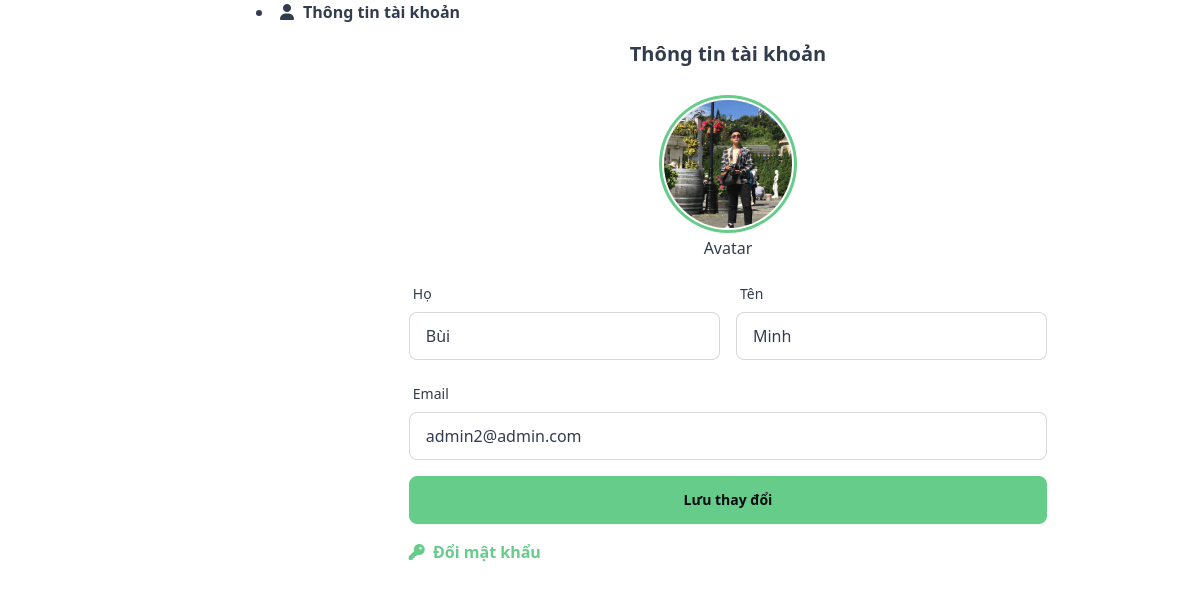
The app's page /account/ (signed in) with its own data.
### registration/models.py (models this page shows, shortened)
class UserCustom(AbstractUser):
    avatar = models.ImageField(
        upload_to="images/avatars/",
        default="default/noimage.jpg",
    )

### registration/views.py (the view, shortened to what this page needs)
# urls.py: path("account/", include("registration.urls")),
@login_required
def account(request):
    form = UpdateUserInfoForm(instance=request.user)
    ctx = {
        "form": form,
    }
    return render(request, "registration/user_info.html", ctx)

### registration/forms.py
class UpdateUserInfoForm(forms.ModelForm):
    class Meta:
        model = User
        fields = ["avatar", "last_name", "first_name", "email"]

### core/templatetags/constant_filters.py (called while the page is built)
@register.simple_tag
def get_metadata():
    return METADATA

### templates/registration/user_info.html (shortened to what this page needs)
{% extends 'base.html' %}
{% block breadcrumbs %}
  <li>
    <span class="inline-flex items-center gap-2 font-bold">
      <span class="flex items-center justify-center size-4"><i class="fa-solid fa-user"></i></span>
      Thông tin tài khoản
    </span>
  </li>
{% endblock %}
{% block content %}
  <h4 class="mb-8 text-xl font-bold text-center">Thông tin tài khoản</h4>
  <section id="sign-in">
    <div class="flex items-center justify-center">
      <form action="" method="post" enctype="multipart/form-data" class="w-full md:w-[70%] space-y-4">
        <div class="flex flex-col justify-center items-center !mt-0">
          <div class="relative avatar group">
            <div class="absolute w-32 rounded-full">
            </div>
            <div class="w-32 rounded-full ring-primary ring-offset-base-100 ring ring-offset-2">
              <img id="avatar-img" src="{{ user.avatar.url }}" />
            </div>
          </div>
          <div class="mt-2">Avatar</div>
        </div>
        <div class="grid grid-cols-2 gap-4">
          <label class="form-control">
            <div class="label">
              <span class="label-text">Họ</span>
            </div>
            <input type="text" name="last_name" value="{{ form.last_name.value }}" placeholder="Họ" class="input input-bordered" minlength="2" maxlength="150" required />
          </label>
          <label class="form-control">
            <div class="label">
              <span class="label-text">Tên</span>
            </div>
            <input type="text" name="first_name" value="{{ form.first_name.value }}" placeholder="Tên" class="input input-bordered" minlength="2" maxlength="150" required />
          </label>
        </div>
        <label class="form-control">
          <div class="label">
            <span class="label-text">Email</span>
          </div>
          <input type="text" name="email" value="{{ form.email.value }}" placeholder="Email" class="input input-bordered" maxlength="150" required />
        </label>
        <button type="submit" class="w-full btn btn-primary">Lưu thay đổi</button>
        <div class="flex">
          <label for="change-password-modal" class="font-bold cursor-pointer text-primary">
            <i class="mr-1 fa-solid fa-key"></i>
            Đổi mật khẩu
          </label>
        </div>
      </form>
    </div>
  </section>
{% endblock %}

### records on screen
UserCustom: avatar (picture), last_name "Bùi", first_name "Minh", email "admin2@admin.com"
